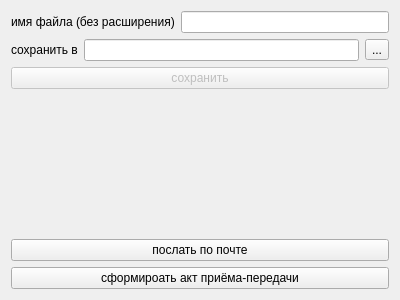
<ui version="4.0" >
 <class>ExportRD2_Wizard_2</class>
 <widget class="QDialog" name="ExportRD2_Wizard_2" >
  <property name="geometry" >
   <rect>
    <x>0</x>
    <y>0</y>
    <width>400</width>
    <height>300</height>
   </rect>
  </property>
  <property name="windowTitle" >
   <string>Dialog</string>
  </property>
  <layout class="QGridLayout" >
   <item row="0" column="0" >
    <layout class="QHBoxLayout" >
     <item>
      <widget class="QLabel" name="label_2" >
       <property name="text" >
        <string>имя файла (без расширения)</string>
       </property>
      </widget>
     </item>
     <item>
      <widget class="QLineEdit" name="nameEdit" />
     </item>
    </layout>
   </item>
   <item row="1" column="0" >
    <layout class="QHBoxLayout" >
     <property name="spacing" >
      <number>6</number>
     </property>
     <property name="leftMargin" >
      <number>0</number>
     </property>
     <property name="topMargin" >
      <number>0</number>
     </property>
     <property name="rightMargin" >
      <number>0</number>
     </property>
     <property name="bottomMargin" >
      <number>0</number>
     </property>
     <item>
      <widget class="QLabel" name="label" >
       <property name="text" >
        <string>сохранить в</string>
       </property>
      </widget>
     </item>
     <item>
      <widget class="QLineEdit" name="edtFileDir" />
     </item>
     <item>
      <widget class="QToolButton" name="btnSelectDir" >
       <property name="text" >
        <string>...</string>
       </property>
      </widget>
     </item>
    </layout>
   </item>
   <item row="2" column="0" >
    <widget class="QPushButton" name="saveButton" >
     <property name="enabled" >
      <bool>false</bool>
     </property>
     <property name="text" >
      <string>сохранить</string>
     </property>
    </widget>
   </item>
   <item row="4" column="0" >
    <widget class="QPushButton" name="btnSendMail" >
     <property name="text" >
      <string>послать по почте</string>
     </property>
    </widget>
   </item>
   <item row="3" column="0" >
    <spacer>
     <property name="orientation" >
      <enum>Qt::Vertical</enum>
     </property>
     <property name="sizeHint" >
      <size>
       <width>20</width>
       <height>40</height>
      </size>
     </property>
    </spacer>
   </item>
   <item row="5" column="0" >
    <widget class="QPushButton" name="reportButton" >
     <property name="text" >
      <string>сформироать акт приёма-передачи</string>
     </property>
    </widget>
   </item>
  </layout>
 </widget>
 <resources/>
 <connections/>
</ui>
